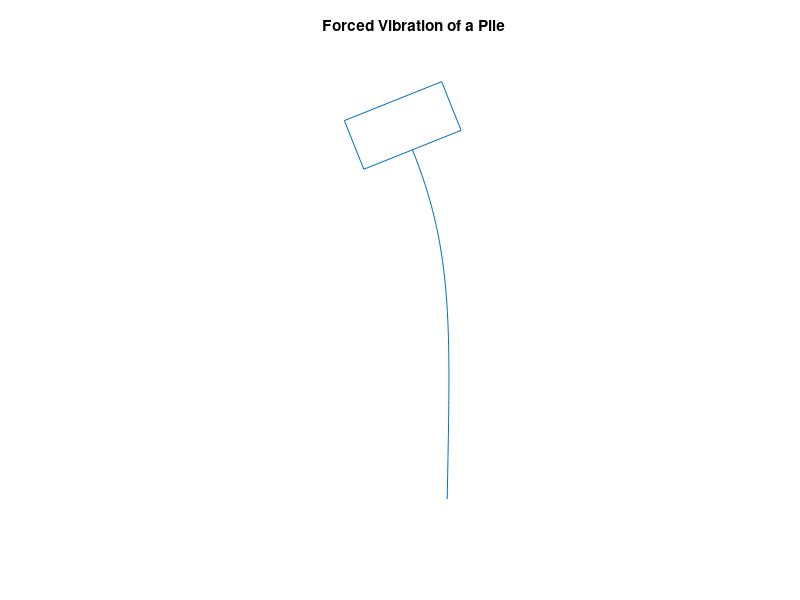

Here is the MATLAB script that generated this plot:
function pilevibs  
% Example: pilevibs
% ~~~~~~~~~~~~~~~~~
% The routine is used to solve an example 
% problem using function pvibs. The example 
% involves a steel pile 144 inches long which 
% has a square cross section of 4 inch depth.  
% The pile is immersed in soil having an elastic 
% modulus of 200 psi. The attached mass weighs 
% 736 lb. The foundation is shaken at an 
% amplitude of 0.5 inch with a frequency of 
% 20 cycles per second. 
%
% User m functions required: pvibs

clear; close
L=144; d=4; a=d^2; I=d^4/12; e=30e6; ei=e*I;
g=32.2*12; Density_steel=0.284; 
rho=Density_steel/g;
Cap_w=36; Cap_h=18; Cap_t=4; 
m0=Cap_w*Cap_h*Cap_t*rho;
j0=m0/12*(Cap_h^2+Cap_w^2); 
h=Cap_h/2; arho=a*rho; 
e_soil=200; k=e_soil*d; y0=0.5; w=40*pi; 
nx=42; nt=25; 
   
[t,x,y,m,v]= ...
  pvibs(y0,ei,arho,L,k,w,h,m0,j0,nx,nt);

%=============================================

function [t,x,y,m,v]= ...
          pvibs(y0,ei,arho,L,k,w,h,m0,j0,nx,nt) 
%
% [t,x,y,m,v]=pvibs ...
%             (y0,ei,arho,L,k,w,h,m0,j0,nx,nt) 
% ~~~~~~~~~~~~~~~~~~~~~~~~~~~~~~~~~~~~~~~~~~~~
%
% This function computes the forced harmonic 
% response of a pile buried in an oscillating 
% elastic medium. The lower end of the pile is 
% free from shear and moment. The top of the 
% pile carries an attached body having general 
% mass and inertial properties. The elastic 
% foundation is given a horizontal oscillation 
% of the form 
%
%   yf=real(y0*exp(i*w*t))
%
% The resulting transverse forced response of 
% the pile is expressed as 
%
%   y(x,t)=real(f(x)*exp(i*w*t)) 
%
% where f(x) is a complex valued function. The 
% bending moment and shear force in the pile 
% are also computed.
%
% y0   - amplitude of the foundation oscillation
% ei   - product of moment of inertia and 
%        elastic modulus for the pile
% arho - mass per unit length of the pile
% L    - pile length
% k    - the elastic resistance constant for the 
%        foundation described as force per unit 
%        length per unit of transverse 
%        deflection
% w    - the circular frequency of the 
%        foundation oscillation which vibrates 
%        like real(y0*exp(i*w*t))
% h    - the vertical distance above the pile 
%        upper end to the gravity center of the 
%        attached body
% m0   - the mass of the attached body
% j0   - the mass moment of inertia of the 
%        attached body with respect to its 
%        gravity center
% nx   - the number of equidistant values along 
%        the pile at which the solution is 
%        computed
% nt   - the number of values of t values at 
%        which the solution is computed such 
%        that 0 <= w*t <= 2*pi
%
% t    - a vector of time values such that the 
%        pile moves through a full period of 
%        motion. This means 0 <= t <= 2*pi/w
% x    - a vector of x values with 0 <= x <= L 
% y    - the transverse deflection y(x,t) for 
%        the pile with t varying from row to 
%        row, and x varying from column to 
%        column             
% m,v  - matrices giving values bending moment 
%        and shear force
%
% User m functions called: none
%----------------------------------------------
 
% Default data for a steel pile 144 inches long
if nargin==0      
  y0=0.5; ei=64e7; arho=0.0118; L=144; k=800; 
  w=125.6637; h=9; m0=1.9051; j0=257.1876; 
  nx=42; nt=25;
end

w2=w^2; x=linspace(0,L,nx)'; 
t=linspace(0,2*pi/w,nt); 

% Evaluate characteristic roots and complex 
% exponentials
s=((arho*w2-k)/ei)^(1/4)*[1,i,-1,-i]; 
s2=s.^2; s3=s2.*s;
c0=y0*k/(k-w2*arho); esl=exp(s*L); 
esx=exp(x*s); eiwt=exp(i*w*t);

% Solve for coefficients to satisfy the 
% boundary conditions 
c=[s2; s3; esl.*(h*s3+s2-j0*w2/ei*s); ...
   esl.*(s3+m0*w2/ei*(1+h*s))]\ ...
   [0;0;0;-c0*m0*w2/ei];

% Compute the deflection, moment and shear
y=real((c0+esx*c)*eiwt)'; 
ype=real(s.*esl*c*eiwt)';
m=real(ei*s2(ones(nx,1),:).*esx*c*eiwt)';
v=real(ei*s3(ones(nx,1),:).*esx*c*eiwt)';
t=t'; x=x'; hold off; clf;

% Make surface plots showing the deflection, 
% moment, and shear over a complete period of 
% the motion 
surf(x,t*w,y); 
xlabel('x axis'); ylabel('t*w axis'); 
zlabel('transverse deflection');
title('Deflection Surface for a Vibrating Pile');
grid on; figure(gcf)
% print -deps pilesurf
disp('Press [Enter] to continue'), pause

surf(x,t*w,m); 
xlabel('x axis'); ylabel('t*w axis');
zlabel('bending moment');
title('Bending Moment in the Pile')
grid on; figure(gcf)
% print -deps pilemom;
disp('Press [Enter] to continue'), pause

surf(x,t*w,v); 
xlabel('x axis'); ylabel('t*w axis');
zlabel('shear force');
title('Shear Force in the Pile');
grid on; figure(gcf)
% print -deps pilesher
disp('Press [Enter] to see animation'), pause
 
% Draw an animation depicting the pile response 
% to the oscillation of the foundation
fu=.10/max(y(:)); p=[-0.70, 0.70, -.1, 1.3];
u=fu*y; upe=fu*L*ype; d=.15;
xm=[0,0,1,1,0,0]*d; 
ym=[0,-1,-1,1,1,0]*d; zm=xm+i*ym;
close;
for jj=1:4
  for j=1:nt
    z=exp(i*atan(upe(j)))*zm; 
    xx=real(z); yy=imag(z);
    ut=[u(j,:),u(j,nx)+yy]; xt=[x/L,1+xx];
    plot(ut,xt,'-'); axis(p); axis('square'); 
    title('Forced Vibration of a Pile');
    axis('off'); drawnow; figure(gcf);
  end
end
% print -deps pileanim
fprintf('\nAll Done\n');
